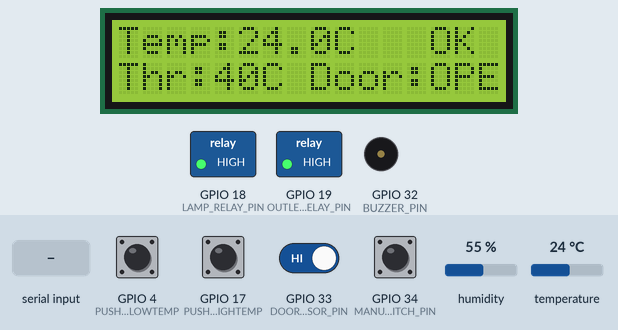
Bench run of a sketch on a simulated ESP32. On the bench: 16×2 character LCD, switched loads named in the sketch (green lamp = pin HIGH), buzzer (waves = sounding, pin HIGH). Inputs (shaded band) come from the test bench; at power-on: GPIO 4 (PUSH_BUTTON_LOWTEMP), GPIO 17 (PUSH_BUTTON_HIGHTEMP), GPIO 33 (DOOR_SENSOR_PIN), GPIO 34 (MANUAL_SWITCH_PIN) HIGH, temperature 24 °C, humidity 55 %. Nothing arrives over Bluetooth unless stated; what the sketch prints to the serial monitor is not drawn.

Above: at 4.3 s.
4.4 s: temperature set to 39 °C
At 6.1 s:
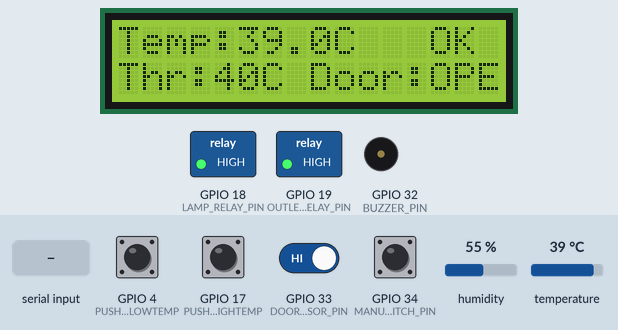
6.7 s: temperature set to 42 °C
At 11.5 s:
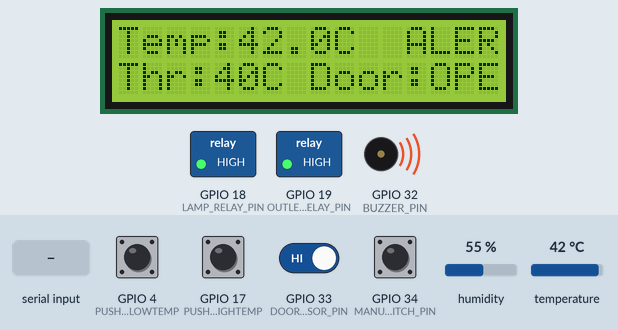
11.6 s: "OUTLET ON\n" received over Serial
At 12.5 s:
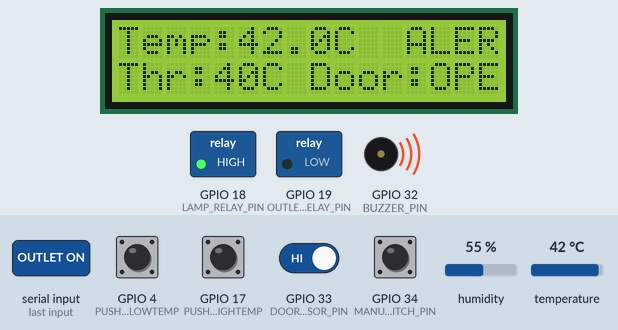
14.6 s: "LAMPTOGGLE\n" received over the second serial link
At 15.4 s:
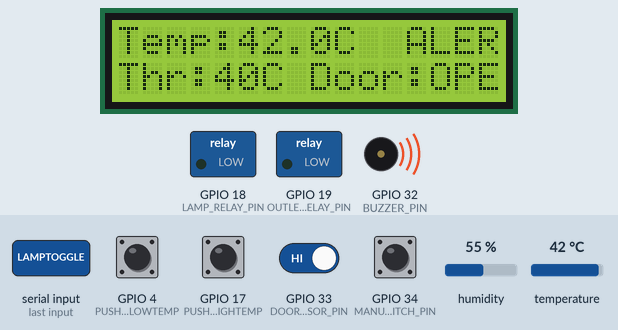
17.1 s: "OUTLET OFF\n" received over Serial
At 17.47 s:
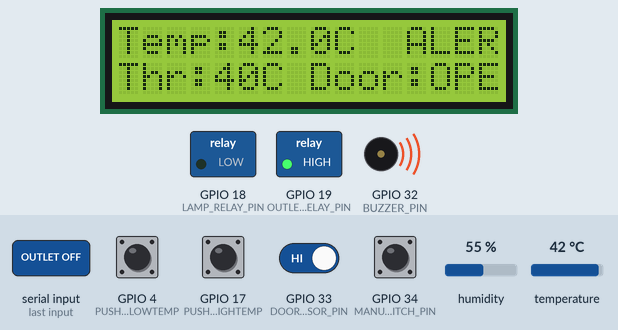
20.2 s: GPIO 33 (DOOR_SENSOR_PIN) driven LOW
At 21.47 s:
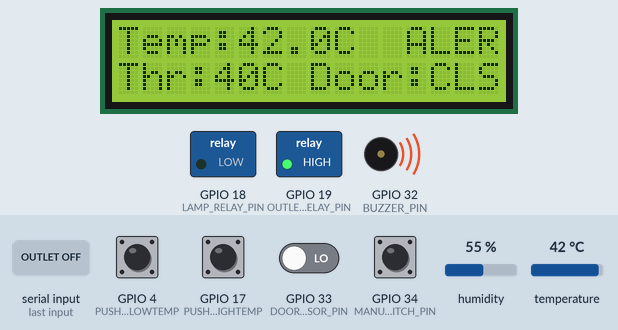
Timing chart, 0 to 24.2 s (numbered marks = the images above; inputs shaded):
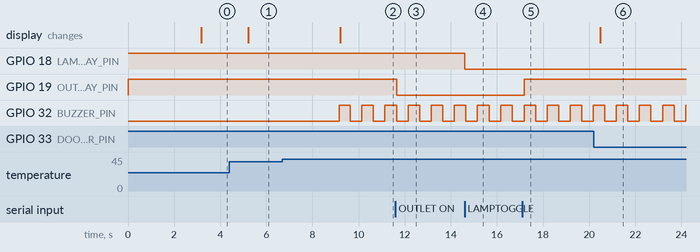

Measured:
- the behaviour switches between 40 and 41 °C on temperature (found by bisection; images 1 and 2)
- after the input at 4.4 s, the display: changes after 0.80 s (image 1)
- after the input at 6.7 s, GPIO 32 (BUZZER_PIN): alternates HIGH for 0.49 s and LOW for 0.50 s, starting after 2.5 s; the display: changes after 2.5 s (image 2)
- after the input at 11.6 s, GPIO 19 (OUTLET_RELAY_PIN): HIGH → LOW after 0.06 s
- after the input at 14.6 s, GPIO 18 (LAMP_RELAY_PIN): HIGH → LOW at once
- after the input at 17.1 s, GPIO 19 (OUTLET_RELAY_PIN): LOW → HIGH after 0.08 s
- after the input at 20.2 s, the display: changes after 0.28 s (image 6)

The sketch:

IoT_smart_home_control.ino
```cpp
#include <DHT.h>
#include <BluetoothSerial.h>
#include <Wire.h>
#include <LiquidCrystal_I2C.h>

// Pin Definitions
const int LAMP_RELAY_PIN = 18;
const int OUTLET_RELAY_PIN = 19;
const int BUZZER_PIN = 32;
const int MANUAL_SWITCH_PIN = 34;
const int TEMP_SENSOR_PIN = 27;
const int DOOR_SENSOR_PIN = 33;
const int SCL_LCD = 22;
const int SDA_LCD = 21;
const int PUSH_BUTTON_HIGHTEMP = 17;
const int PUSH_BUTTON_LOWTEMP = 4;

// Constants
const int DHTTYPE = DHT11;
const int DEFAULT_TEMP_THRESHOLD = 40;
const int TEMP_THRESHOLD_STEP = 1;
const int MIN_TEMP_THRESHOLD = 20;
const int MAX_TEMP_THRESHOLD = 60;
const int UPDATE_INTERVAL = 250;
const int SENSOR_UPDATE_INTERVAL = 1000;
const int BUTTON_DEBOUNCE_DELAY = 50;

BluetoothSerial SerialBT;
LiquidCrystal_I2C lcd(0x27, 16, 2);
DHT dht(TEMP_SENSOR_PIN, DHTTYPE);

bool lampState = false;
bool outletState = false;
bool doorClosed = true;
bool tempAlert = false;
float temperature = 0;
int tempThreshold = DEFAULT_TEMP_THRESHOLD;

unsigned long lastSensorRead = 0;
unsigned long lastBuzzerToggle = 0;
unsigned long lastDisplayUpdate = 0;
unsigned long lastSensorSend = 0;
bool buzzerOn = false;

bool lastSwitchState = HIGH;
bool switchToggleDetected = false;
bool bluetoothConnected = false;

bool lastDoorState = true;
bool doorStateChanged = false;

bool lastHighTempButtonState = HIGH;
bool lastLowTempButtonState = HIGH;
unsigned long lastHighTempButtonTime = 0;
unsigned long lastLowTempButtonTime = 0;

void setup() {
  Serial.begin(115200);
  SerialBT.begin("SmartHomeController");

  pinMode(LAMP_RELAY_PIN, OUTPUT);
  pinMode(OUTLET_RELAY_PIN, OUTPUT);
  pinMode(BUZZER_PIN, OUTPUT);
  pinMode(MANUAL_SWITCH_PIN, INPUT_PULLUP);
  pinMode(DOOR_SENSOR_PIN, INPUT_PULLUP);
  pinMode(PUSH_BUTTON_HIGHTEMP, INPUT_PULLUP);
  pinMode(PUSH_BUTTON_LOWTEMP, INPUT_PULLUP);

  digitalWrite(LAMP_RELAY_PIN, HIGH);
  digitalWrite(OUTLET_RELAY_PIN, HIGH);
  digitalWrite(BUZZER_PIN, LOW);

  Wire.begin(SDA_LCD, SCL_LCD);
  lcd.begin(16, 2);
  lcd.backlight();
  lcd.setCursor(0, 0);
  lcd.print("Initializing...");
  delay(1000);

  dht.begin();
  delay(2000);

  temperature = dht.readTemperature();
  if (isnan(temperature)) temperature = 0;
  tempAlert = (temperature > tempThreshold);

  doorClosed = (digitalRead(DOOR_SENSOR_PIN) == LOW);
  lastDoorState = doorClosed;

  lastSwitchState = digitalRead(MANUAL_SWITCH_PIN);
  lastHighTempButtonState = digitalRead(PUSH_BUTTON_HIGHTEMP);
  lastLowTempButtonState = digitalRead(PUSH_BUTTON_LOWTEMP);

  Serial.println("Smart Home Controller Started");
  updateLCD();
}

void loop() {
  unsigned long currentMillis = millis();

  if (SerialBT.hasClient() != bluetoothConnected) {
    bluetoothConnected = SerialBT.hasClient();
    if (bluetoothConnected) {
      Serial.println("Bluetooth connected!");
      sendSensorData();
    }
  }

  bool currentSwitchState = digitalRead(MANUAL_SWITCH_PIN);
  if (currentSwitchState != lastSwitchState) {
    delay(20);
    if (digitalRead(MANUAL_SWITCH_PIN) == currentSwitchState) {
      lampState = !lampState;
      switchToggleDetected = true;
      if (bluetoothConnected) sendSensorData();
    }
    lastSwitchState = currentSwitchState;
  }

  if (currentMillis - lastSensorRead >= 2000) {
    float temp = dht.readTemperature();
    if (!isnan(temp)) {
      temperature = temp;
      tempAlert = (temperature > tempThreshold);
    }
    lastSensorRead = currentMillis;
  }

  bool newDoorState = (digitalRead(DOOR_SENSOR_PIN) == LOW);
  if (newDoorState != doorClosed) {
    doorClosed = newDoorState;
    if (!doorClosed && lastDoorState) doorStateChanged = true;
    lastDoorState = doorClosed;
    if (bluetoothConnected) sendSensorData();
  }

  bool currentHighTempButtonState = digitalRead(PUSH_BUTTON_HIGHTEMP);
  if (currentHighTempButtonState == LOW && lastHighTempButtonState == HIGH) {
    if (currentMillis - lastHighTempButtonTime > BUTTON_DEBOUNCE_DELAY) {
      if (tempThreshold < MAX_TEMP_THRESHOLD) {
        tempThreshold += TEMP_THRESHOLD_STEP;
        tempAlert = (temperature > tempThreshold);
        Serial.print("Threshold increased to: ");
        Serial.println(tempThreshold);
        updateLCD();
        if (bluetoothConnected) sendSensorData();
      }
      lastHighTempButtonTime = currentMillis;
    }
  }
  lastHighTempButtonState = currentHighTempButtonState;

  bool currentLowTempButtonState = digitalRead(PUSH_BUTTON_LOWTEMP);
  if (currentLowTempButtonState == LOW && lastLowTempButtonState == HIGH) {
    if (currentMillis - lastLowTempButtonTime > BUTTON_DEBOUNCE_DELAY) {
      if (tempThreshold > MIN_TEMP_THRESHOLD) {
        tempThreshold -= TEMP_THRESHOLD_STEP;
        tempAlert = (temperature > tempThreshold);
        Serial.print("Threshold decreased to: ");
        Serial.println(tempThreshold);
        updateLCD();
        if (bluetoothConnected) sendSensorData();
      }
      lastLowTempButtonTime = currentMillis;
    }
  }
  lastLowTempButtonState = currentLowTempButtonState;

  digitalWrite(LAMP_RELAY_PIN, lampState ? LOW : HIGH);
  digitalWrite(OUTLET_RELAY_PIN, outletState ? LOW : HIGH);

  if (tempAlert) {
    if (currentMillis - lastBuzzerToggle >= 500) {
      buzzerOn = !buzzerOn;
      digitalWrite(BUZZER_PIN, buzzerOn ? HIGH : LOW);
      lastBuzzerToggle = currentMillis;
    }
  } else {
    digitalWrite(BUZZER_PIN, LOW);
    buzzerOn = false;
  }

  if (SerialBT.available() > 0) {
    String cmd = SerialBT.readStringUntil('\n');
    cmd.trim();
    cmd.toUpperCase();

    Serial.print("Bluetooth Command: ");
    Serial.println(cmd);

    if (cmd == "LAMPTOGGLE") {
      lampState = !lampState;
      Serial.println("Bluetooth: Lamp toggled");
      sendSensorData();
    }
    else if (cmd == "OUTLETONAPP") {
      outletState = true;
      Serial.println("Bluetooth: Outlet turned ON");
      sendSensorData();
    }
    else if (cmd == "OUTLETOFFAPP") {
      outletState = false;
      Serial.println("Bluetooth: Outlet turned OFF");
      sendSensorData();
    }
  }

  if (bluetoothConnected && (currentMillis - lastSensorSend >= SENSOR_UPDATE_INTERVAL)) {
    sendSensorData();
    lastSensorSend = currentMillis;
  }

  if (currentMillis - lastDisplayUpdate >= UPDATE_INTERVAL) {
    updateDisplay();
    updateLCD();
    lastDisplayUpdate = currentMillis;
  }

  if (Serial.available() > 0) {
    String cmd = Serial.readStringUntil('\n');
    cmd.trim();
    cmd.toUpperCase();

    if (cmd == "LAMP ON") {
      lampState = true;
      Serial.println("Command: Lamp turned ON");
      if (bluetoothConnected) sendSensorData();
    }
    else if (cmd == "LAMP OFF") {
      lampState = false;
      Serial.println("Command: Lamp turned OFF");
      if (bluetoothConnected) sendSensorData();
    }
    else if (cmd == "OUTLET ON") {
      outletState = true;
      Serial.println("Command: Outlet turned ON");
      if (bluetoothConnected) sendSensorData();
    }
    else if (cmd == "OUTLET OFF") {
      outletState = false;
      Serial.println("Command: Outlet turned OFF");
      if (bluetoothConnected) sendSensorData();
    }
    updateDisplay();
    updateLCD();
  }
}

void sendSensorData() {
  while (SerialBT.available() > 0) SerialBT.read();

  String dataString = "";
  dataString += lampState ? "ON" : "OFF";
  dataString += "~";
  dataString += outletState ? "ON" : "OFF";
  dataString += "~";
  dataString += String(temperature, 1);
  dataString += "~";
  dataString += doorClosed ? "CLOSED" : "OPEN";
  dataString += "~";
  dataString += String(tempThreshold);
  dataString += "~";
  dataString += doorStateChanged ? "TOGGLE" : ".";
  dataString += "~";

  if (doorStateChanged) doorStateChanged = false;

  SerialBT.print(dataString);
  SerialBT.print("\n");
  Serial.print("Sent: '");
  Serial.print(dataString);
  Serial.println("'");
}

void updateDisplay() {
  static bool firstUpdate = true;
  if (!firstUpdate) Serial.print("\033[9A");
  firstUpdate = false;

  Serial.println("=== SMART HOME STATUS ===");
  Serial.print("Bluetooth: ");
  Serial.println(bluetoothConnected ? "CONNECTED" : "DISCONNECTED");
  Serial.print("Temperature: ");
  Serial.print(temperature, 1);
  Serial.print("°C  Threshold: ");
  Serial.print(tempThreshold);
  Serial.print("°C  ");
  Serial.println(tempAlert ? "[ALERT!]" : "[OK]");
  Serial.print("Door: ");
  Serial.println(doorClosed ? "CLOSED" : "OPEN");
  Serial.print("Lamp: ");
  Serial.print(lampState ? "ON " : "OFF");
  if (switchToggleDetected) {
    Serial.println("  [Switch toggled]");
    switchToggleDetected = false;
  } else Serial.println();
  Serial.print("Outlet: ");
  Serial.println(outletState ? "ON" : "OFF");
  Serial.print("Switch: ");
  Serial.println(digitalRead(MANUAL_SWITCH_PIN) == LOW ? "ON (LOW)" : "OFF (HIGH)");
  Serial.print("Buttons: High=");
  Serial.print(digitalRead(PUSH_BUTTON_HIGHTEMP) == LOW ? "PRESSED" : "RELEASED");
  Serial.print(" Low=");
  Serial.println(digitalRead(PUSH_BUTTON_LOWTEMP) == LOW ? "PRESSED" : "RELEASED");
  Serial.println("-------------------------");
}

void updateLCD() {
  lcd.clear();
  lcd.setCursor(0, 0);
  lcd.print("Temp:");
  lcd.print(temperature, 1);
  lcd.print("C");

  if (tempAlert) {
    lcd.setCursor(12, 0);
    lcd.print("ALERT!");
  } else {
    lcd.setCursor(13, 0);
    lcd.print("OK");
  }

  lcd.setCursor(0, 1);
  lcd.print("Thr:");
  lcd.print(tempThreshold);
  lcd.print("C Door:");
  lcd.print(doorClosed ? "CLSD" : "OPEN");
}
```
